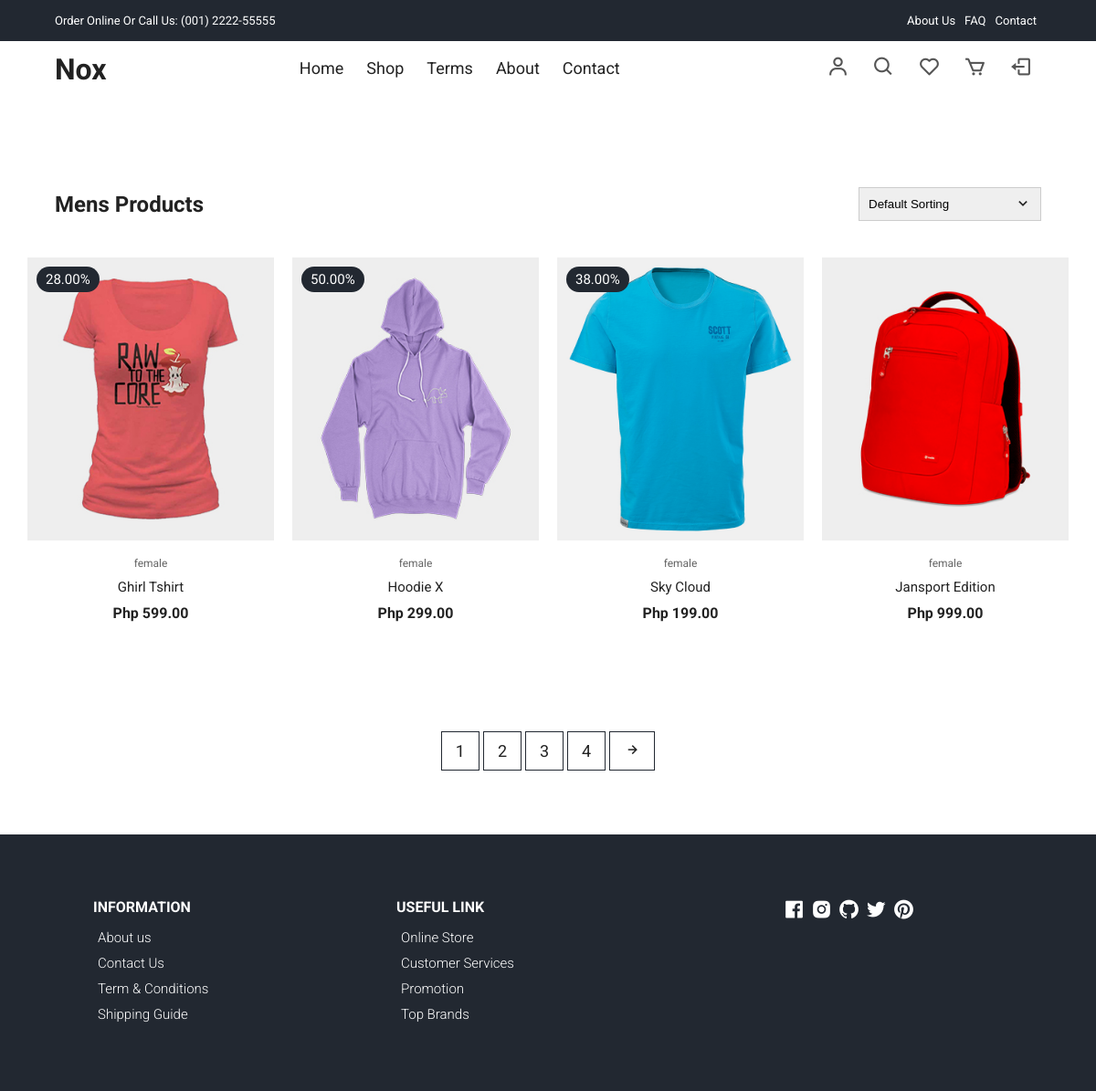
Before: /products-female.php with the older database file.
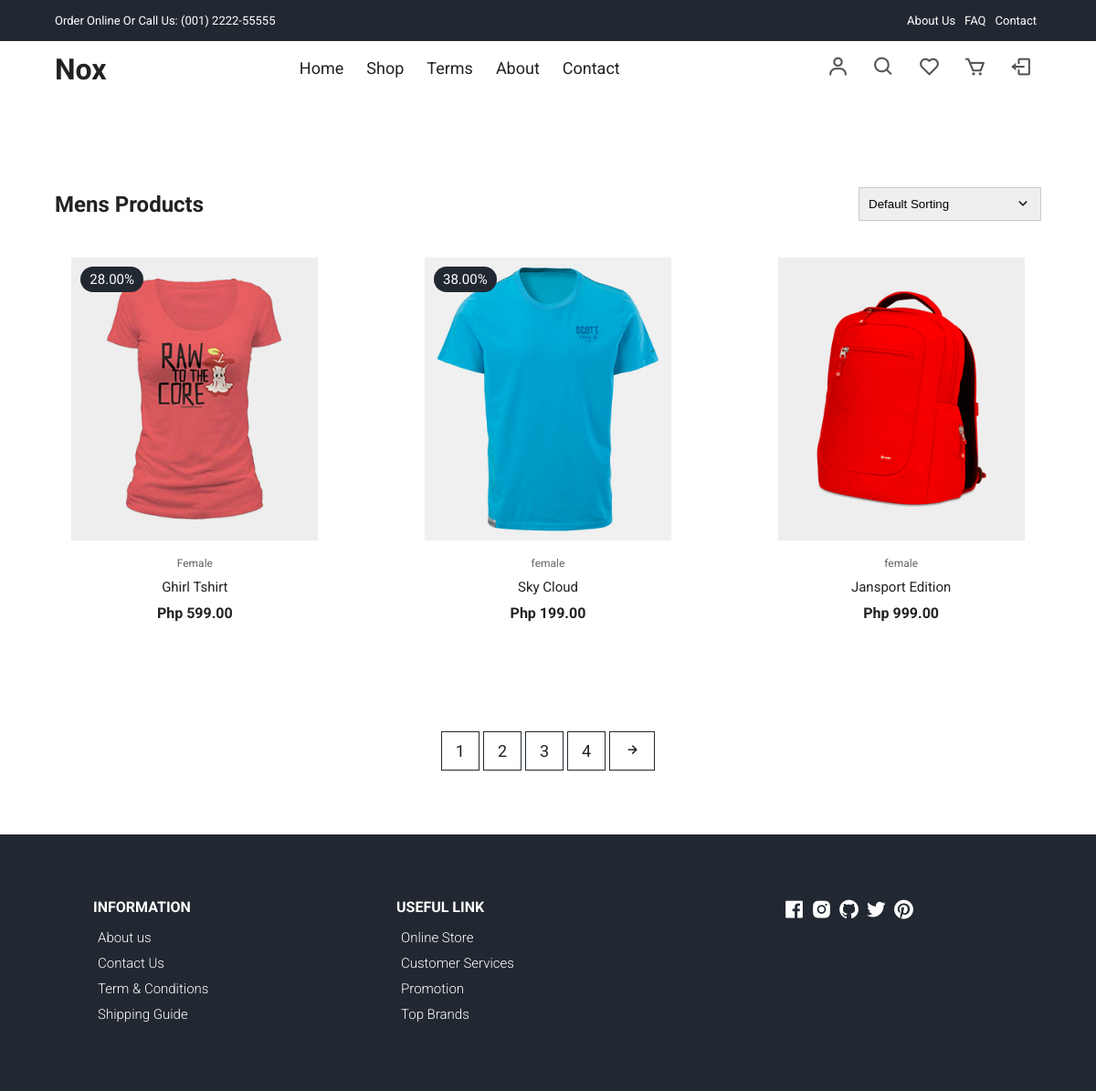
After: the same page with the newer database file.
### tables this page shows
CREATE TABLE `products` (
  `id` int(11) NOT NULL,
  `name_item` varchar(250) NOT NULL,
  `type` varchar(50) NOT NULL,
  `color` varchar(50) NOT NULL,
  `size` varchar(50) NOT NULL,
  `manufacturer` varchar(100) NOT NULL,
  `description` varchar(250) NOT NULL,
  `category` varchar(250) NOT NULL,
  `quantity` int(15) NOT NULL,
  `status` varchar(50) NOT NULL,
  `rating` decimal(10,1) NOT NULL,
  `image_front` longblob NOT NULL,
  `image_back` longblob NOT NULL,
  `discount` decimal(5,2) NOT NULL,
  `price` decimal(10,2) NOT NULL,
  `date_insert` date NOT NULL DEFAULT current_timestamp()
);

### products-female.php (the view, shortened to what this page needs)
<?php
include 'dbconn/conn.php';
?>
<!DOCTYPE html>
<html lang="en">
  <head>
    <link
      rel="stylesheet"
      href="https://cdn.jsdelivr.net/npm/boxicons@latest/css/boxicons.min.css"
    />
    <link rel="stylesheet" href="./css/styles.css" />
  </head>
  <body>
    <div class="top-nav">
      <div class="container d-flex">
        <p>Order Online Or Call Us: (001) 2222-55555</p>
        <ul class="d-flex">
          <li><a href="#">About Us</a></li>
          <li><a href="#">FAQ</a></li>
          <li><a href="#">Contact</a></li>
        </ul>
      </div>
    </div>
    <div class="navigation">
        <div class="nav-center container d-flex">
        <a href="/" class="logo"><h1>Nox</h1></a>
          <ul class="nav-list d-flex">
            <li class="nav-item">
              <a href="index.php" class="nav-link">Home</a>
            </li>
            <li class="nav-item">
              <a href="product.php" class="nav-link">Shop</a>
            </li>
            <li class="nav-item">
            <a href="#terms" class="nav-link">Terms</a>
            </li>
            <li class="nav-item">
              <a href="#about" class="nav-link">About</a>
            </li>
            <li class="nav-item">
              <a href="contact.php" class="nav-link">Contact</a>
            </li>
          </ul>
          <div class="icons d-flex">
            <a href="login-signup.php" class="icon">
              <i class="bx bx-user"></i>
            </a>
            <div class="icon">
              <i class="bx bx-search"></i>
            </div>
           <a href="wishlist.php" class="icon">
              <i class="bx bx-heart"></i>
              </a>
            <a href="cart.php" class="icon">
              <i class="bx bx-cart"></i>
            </a>
            <a href="logout.php" class="icon">
              <i class="bx bx-log-out"></i>
            </a>
          </div>
        </div>
      </div>
<?php
       $stmt = $conn->prepare("SELECT id, name_item, discount, price, image_front, type FROM products WHERE type='female'");
       $stmt->execute();
       $men_products = $stmt->get_result()->fetch_all(MYSQLI_ASSOC);
        ?>
<section class="section all-products" id="products">
        <div class="top container">
            <h1>Mens Products</h1>
            <form>
                <select id="sortOptions" onchange="redirect()">
					<option value="1">Default Sorting</option>
				</select>
                <span><i class="bx bx-chevron-down"></i></span>
            </form>
        </div>
<div class="product-center">
<?php if (!empty($men_products)): ?>
                <?php foreach ($men_products as $product): ?>
                    <div class="product-item">
                        <div class="overlay">
                            <a href="productDetails.php?id=<?php echo $product['id']; ?>" class="product-thumb">
                                <img src="admin/uploads/<?php echo $product['image_front']; ?>" alt="<?php echo htmlspecialchars($product['name_item']); ?>" />
                            </a>
                            <?php if ($product['discount'] > 0): ?>
                                <span class="discount"><?php echo $product['discount']; ?>%</span>
                            <?php endif; ?>
                        </div>
                        <div class="product-info">
                            <span><?php echo htmlspecialchars($product['type']); ?></span>
                            <a href="productDetails.php?id=<?php echo $product['id']; ?>"><?php echo htmlspecialchars($product['name_item']); ?></a>
                            <h4>Php <?php echo number_format($product['price'], 2); ?></h4>
                        </div>
                        <ul class="icons">
                        </ul>
                    </div>
                <?php endforeach; ?>
            <?php else: ?>
                <p>No men's products found.</p>
            <?php endif; ?>
</div>
    </section>
    <section class="pagination">
      <div class="container">
        <span>1</span> <span>2</span> <span>3</span> <span>4</span>
        <span><i class="bx bx-right-arrow-alt"></i></span>
      </div>
    </section>
    <footer class="footer">
      <div class="row">
        <div class="col d-flex">
          <h4>INFORMATION</h4>
          <a href="">About us</a>
          <a href="">Contact Us</a>
          <a href="">Term & Conditions</a>
          <a href="">Shipping Guide</a>
        </div>
        <div class="col d-flex">
          <h4>USEFUL LINK</h4>
          <a href="">Online Store</a>
          <a href="">Customer Services</a>
          <a href="">Promotion</a>
          <a href="">Top Brands</a>
        </div>
        <div class="col d-flex">
          <span><i class="bx bxl-facebook-square"></i></span>
          <span><i class="bx bxl-instagram-alt"></i></span>
          <span><i class="bx bxl-github"></i></span>
          <span><i class="bx bxl-twitter"></i></span>
          <span><i class="bx bxl-pinterest"></i></span>
        </div>
      </div>
    </footer>
  </body>
</html>

### css/styles.css (style rules this page uses)
:root { --white: #fff; --black: #222; --black-gray: #222831; --green: #6cbe02; --grey1: #f0f0f0; --grey2: #e9d7d3; }
*, *::before, *::after { margin: 0; padding: 0; box-sizing: inherit; }
html { box-sizing: border-box; font-size: 62.5%; }
body { font-family: 'Roboto', sans-serif; font-size: 1.6rem; background-color: var(--white); color: var(--black); font-weight: 400; font-style: normal; }
a { text-decoration: none; color: var(--black); }
li { list-style: none; }
.container { max-width: 114rem; margin: 0 auto; padding: 0 3rem; }
.d-flex { display: flex; align-items: center; }
.top-nav { background-color: var(--black-gray); font-size: 1.3rem; color: var(--white); }
.top-nav div { justify-content: space-between; height: 4.5rem; }
.top-nav a { color: var(--white); padding: 0 0.5rem; }
.navigation { height: 6rem; line-height: 6rem; }
.nav-center { justify-content: space-between; }
.nav-center .nav-item:not(:last-child) { margin-right: 0.5rem; }
.nav-center .nav-link { font-size: 1.8rem; padding: 1rem; }
.icon { cursor: pointer; font-size: 2.5rem; padding: 0 1rem; color: #555; position: relative; }
.icon:not(:last-child) { margin-right: 0.5rem; }
.section { padding: 10rem 0 5rem 0; overflow: hidden; }
.product-center { display: flex; align-items: center; justify-content: center; flex-wrap: wrap; max-width: 120rem; margin: 0 auto; padding: 0 2rem; }
.product-item { position: relative; width: 27rem; margin: 0 auto; margin-bottom: 3rem; }
.product-thumb img { width: 100%; height: 31rem; object-fit: cover; transition: all 500ms linear; }
.product-info { padding: 1rem; text-align: center; }
.product-info span { display: inline-block; font-size: 1.2rem; color: #666; margin-bottom: 1rem; }
.product-info a { font-size: 1.5rem; display: block; margin-bottom: 1rem; transition: all 300ms ease; }
.product-item .icons { position: absolute; left: 50%; top: 35%; transform: translateX(-50%); display: flex; align-items: center; }
.product-item .overlay { position: relative; overflow: hidden; cursor: pointer; width: 100%; }
.product-item .overlay::after { content: ''; position: absolute; top: 0; left: 0; width: 100%; height: 100%; background-color: rgba(0, 0, 0, 0.5); visibility: hidden; opacity: 0; transition: 300ms ease-out; }
.product-item .discount { position: absolute; top: 1rem; left: 1rem; background-color: var(--black-gray); padding: 0.5rem 1rem; color: var(--white); border-radius: 2rem; font-size: 1.5rem; }
.footer { padding: 7rem 1rem; background-color: var(--black-gray); }
footer .row { display: grid; grid-template-columns: 1fr 1fr 1fr; max-width: 99.6rem; margin: 0 auto; }
.footer .col { flex-direction: column; color: var(--white); align-items: flex-start; }
.footer .col:last-child { flex-direction: row; justify-content: center; }
.footer .col:last-child span { font-size: 2.5rem; margin-right: 0.5rem; color: var(--white); }
.footer .col a { color: var(--white); font-size: 1.5rem; padding: 0.5rem; font-weight: 300; }
.footer .col h4 { margin-bottom: 1rem; }
.section .top { display: flex; align-items: center; justify-content: space-between; margin-bottom: 4rem; }
.all-products .top select { font-family: 'Poppins', sans-serif; width: 20rem; padding: 1rem; border: 1px solid #ccc; appearance: none; outline: none; }
form { position: relative; z-index: 1; }
form span { position: absolute; top: 50%; right: 1rem; transform: translateY(-50%); font-size: 2rem; z-index: 0; }
.pagination { display: flex; align-items: center; padding: 3rem 0 5rem 0; }
.pagination span { display: inline-block; padding: 1rem 1.5rem; border: 1px solid var(--black-gray); font-size: 1.8rem; margin-bottom: 2rem; cursor: pointer; transition: all 300ms ease-in-out; }

Changed rows visible on the page:
no longer on this page (row edited): products: image_front (picture), discount "50.00", type "female", name_item "Hoodie X", price "299.00"
changed products "Ghirl Tshirt": type "female" → "Female"
